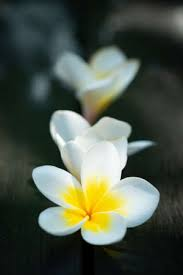
#> input picture Image and Audio Descriptors Submission/queries/frangipani.jpeg, 183 x 275 px, found by its file name; its folder holds only this picture in this run
$ jupyter execute --allow-errors image.ipynb   (shell and % lines are left out)
#> lines starting #> are read from the running program, lines starting #| are printed output that depends on the picture
#> further down, queryImage is the input picture: shape (275, 183, 3); mean B, G, R 72, 84.7, 76
[cell 1]
from google.colab import drive
drive.mount('/content/drive')

[cell 2]
main_datasets_path = '/content/drive/MyDrive/LSMADEVOIR/homework2/'

#  Flowers and Histograms – Building An Image Search Engine in Python

# The goal

# Step #1: The Descriptor – A 3D RGB Color Histogram

Our image descriptor is a 3D color histogram in the RGB color space with 8 bins per red, green, and blue channel. The best way to explain a 3D histogram is to use the conjunctive AND. This image descriptor will ask a given image how many pixels have a Red value that falls into bin #1 AND a Green value that falls into bin #2 AND how many Blue pixels falls into bin #1. This process will be repeated for each combination of bins; however, it will be done in a computationally efficient manner. When computing a 3D histogram with 8 bins, OpenCV will store the feature vector as an (8, 8, 8) array. We’ll simply flatten it and reshape it to (512,). Once it’s flattened, we can easily compare feature vectors together for similarity.

[cell 3]
import numpy as np
import cv2
import glob
import os
import pickle
import matplotlib.pyplot as plt

class RGBHistogram:
    def __init__(self, bins):
        # store the number of bins the histogram will use
        self.bins = bins

    def describe(self, image):
        # resize the image to a standard size
        image = cv2.resize(image, (300, 300))
        # compute a 3D histogram in the RGB colorspace,
        # then normalize the histogram so that images
        # with the same content, but either scaled larger
        # or smaller will have (roughly) the same histogram
        hist = cv2.calcHist([image], [0, 1, 2],
                            None, self.bins, [0, 256, 0, 256, 0, 256])
        hist = cv2.normalize(hist, hist)

        # return out 3D histogram as a flattened array
        return hist.flatten()

# Step #2: Indexing our Dataset

We’ve decided that our image descriptor is a 3D RGB histogram. The next step is to apply our image descriptor to each image in the dataset.

This simply means that we are going to loop over our 2000 image dataset, extract a 3D RGB histogram from each image, store the features in a dictionary, and write the dictionary to file.

In reality, you can make indexing as simple or complex as you want. Indexing is a task that is easily made parallel. If we had a four core machine, we could divide the work up between the four cores and speedup the indexing process.

[cell 4]
# import the necessary packages
import pickle
import glob
import os

# Data names and locations
dataset_location = main_datasets_path+"images"
index_name = "rgb_histogram_index"

# initialize the index dictionary to store our our quantifed
# images, with the 'key' of the dictionary being the image
# filename and the 'value' our computed features
# Initialize the index dictionary
index = {}

# Initialize our image descriptor
desc = RGBHistogram([8, 8, 8])

# Loop over the images in the dataset
for imagePath in glob.glob(dataset_location + os.sep + "*.jpg"):
    # Extract the unique image ID (i.e., the filename)
    k = imagePath[imagePath.rfind(os.sep) + 1:]
    # Load the image, describe it using our RGB histogram
    # descriptor, and update the index
    image = cv2.imread(imagePath)
    features = desc.describe(image)
    index[k] = features

# Write the index to disk
outputFile = open(index_name + ".pkl", "wb")
pickle.dump(index, outputFile)
outputFile.close()
print("Done...indexed %d images" % (len(index)))
print("done...indexed %d images" % (len(index)))

# Step #3: The Search

We now have our index sitting on disk, ready to be searched.

The problem is, we need some code to perform the actual search. How are we going to compare two feature vectors and how are we going to determine how similar they are?

This question is better addressed first with some code, then I’ll break it down.

[cell 5]
class Searcher:
    def __init__(self, index):
        # store our index of images
        self.index = index

    def search(self, queryFeatures):
        # initialize our dictionary of results
        results = {}
        # loop over the index
        for (k, features) in self.index.items():
            # compute the chi-squared distance between the features
            # in our index and our query features -- using the
            # chi-squared distance which is normally used in the
            # computer vision field to compare histograms
            d = self.chi2_distance(features, queryFeatures)
            # now that we have the distance between the two feature
            # vectors, we can udpate the results dictionary -- the
            # key is the current image ID in the index and the
            # value is the distance we just computed, representing
            # how 'similar' the image in the index is to our query
            results[k] = d
        # sort our results, so that the smaller distances (i.e. the
        # more relevant images are at the front of the list)
        results = sorted([(v, k) for (k, v) in results.items()])
        # return our results
        return results

    def chi2_distance(self, histA, histB, eps=1e-10):
        # compute the chi-squared distance
        d = 0.5 * np.sum([((a - b) ** 2) / (a + b + eps)
                          for (a, b) in zip(histA, histB)])
        # return the chi-squared distance
        return d

# Step #4: Performing a Search

Finally. We are closing in on a functioning image search engine.

This code creates an image collage to display the results of an image search, resizing and organizing the images to present them in a concise and visually clear manner.

The code dynamically calculates the number of rows and columns needed based on the number of images to display (up to a maximum of 10).
It resizes each image to fit the size of a cell in the collage.
The images are placed in the collage based on their position in the list of results.
The images are displayed in a linear order, meaning the first images appear in the top-left and subsequent ones are added from left to right, top to bottom.
The final collage displays up to 10 images, organized neatly in a single visualization, facilitating examination and comparison of the search results.

#> (a cell that did not finish here is left out)

External Queries

As of right now, I’ve only shown you how to perform a search using images that are already in your index. But clearly, this is not how all image search engines work. Google allows you to upload an image of your own. Why can’t we? Let’s see how we can perform a search using an image that we haven’t already indexed:

there are nevertheless some failures.

[cell 7]
import os

# Chemin d'accès au dossier des requêtes
queries_folder = main_datasets_path + "queries"

# Récupérer la liste des fichiers dans le dossier des requêtes
query_images = os.listdir(queries_folder)

# Boucler sur chaque image de requête
#> (the rest of this cell did not finish here and is left out)

#> in describe, `image = cv2.resize(image, (300, 300))`:
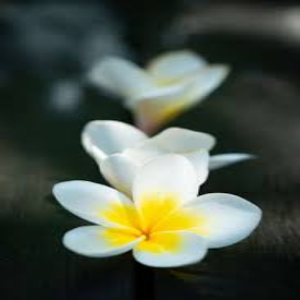
#> image: shape (300, 300, 3); mean of channels 0, 1, 2 71.9, 84.6, 75.9; drawn as B, G, R
#> `queryFeatures = desc.describe(queryImage)`: queryFeatures = 512 values, max 0.831 at index 0, min 0 at index 2, mean 0.00524

    # Charger l'index et effectuer la recherche
    file = open(index_name + ".pkl", 'rb')
    index = pickle.load(file)
    searcher = Searcher(index)
    results = searcher.search(queryFeatures)
#> after the loop in search, `for (k, features) in self.index.items():`: results = 0 items
#> in search, `results = sorted([(v, k) for (k, v) in results.items()])`: results = []
#> `num_images = min(len(results), 10)  # Afficher jusqu'à 10 résultats`: num_images = 0

    # Initialiser le montage pour afficher les résultats
    num_images = min(len(results), 10)  # Afficher jusqu'à 10 résultats
    num_cols = 5  # Nombre de colonnes pour chaque montage
    num_rows = (num_images + num_cols - 1) // num_cols  # Calculer le nombre de lignes nécessaires

    # Calculer la largeur et la hauteur de chaque cellule de montage en fonction des dimensions de la première image
    first_image_path = os.path.join(dataset_location, results[0][1])
    first_image = cv2.imread(first_image_path)
    cell_height, cell_width, _ = first_image.shape

    # Initialiser le tableau montage
    montage = np.zeros((cell_height * num_rows, cell_width * num_cols, 3), dtype="uint8")

    # Boucler sur les résultats pour créer le montage
    for i in range(num_images):
        (score, imageName) = results[i]
        path = os.path.join(dataset_location, imageName)
        result = cv2.imread(path)

        row = i // num_cols
        col = i % num_cols

        start_y = row * cell_height
        end_y = start_y + cell_height
        start_x = col * cell_width
        end_x = start_x + cell_width

        result = cv2.resize(result, (cell_width, cell_height))

        montage[start_y:end_y, start_x:end_x] = result

    # Afficher le montage
    plt.figure()
    plt.imshow(cv2.cvtColor(montage, cv2.COLOR_BGR2RGB))  # Convertir BGR en RGB pour l'affichage
    plt.title("Top Results Montage")
    plt.axis("off")
    plt.show()


$ run again, on Image and Audio Descriptors Submission/queries/ipomea.jpeg
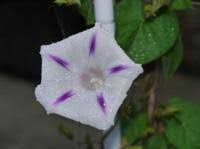
#> input picture Image and Audio Descriptors Submission/queries/ipomea.jpeg, 200 x 149 px, found by its file name
#> queryImage is the input picture: shape (149, 200, 3); mean B, G, R 71.1, 81.1, 74
#> in describe, `image = cv2.resize(image, (300, 300))`:
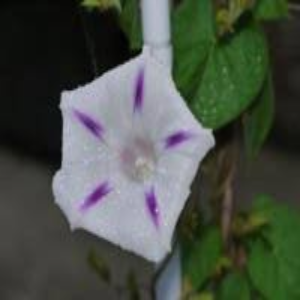
#> image: shape (300, 300, 3); mean of channels 0, 1, 2 71, 81, 73.9; drawn as B, G, R
#> queryFeatures = 512 values, max 0.632 at index 0, min 0 at index 2, mean 0.00629
#> after the loop in search, `for (k, features) in self.index.items():`: results = 0 items
#> in search, `results = sorted([(v, k) for (k, v) in results.items()])`: results = []
#> num_images = 0

$ run again, on Image and Audio Descriptors Submission/queries/nymphea.jpeg
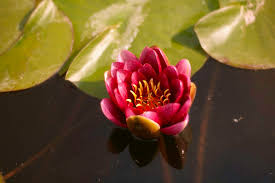
#> input picture Image and Audio Descriptors Submission/queries/nymphea.jpeg, 275 x 183 px, found by its file name
#> queryImage is the input picture: shape (183, 275, 3); mean B, G, R 45.4, 83.2, 111.2
#> in describe, `image = cv2.resize(image, (300, 300))`:
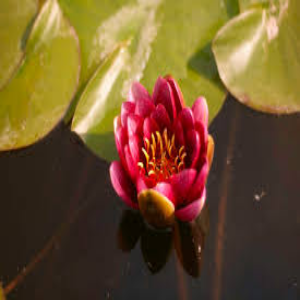
#> image: shape (300, 300, 3); mean of channels 0, 1, 2 45.3, 83.1, 111.1; drawn as B, G, R
#> queryFeatures = 512 values, max 0.725 at index 73, min 0 at index 16, mean 0.00691
#> after the loop in search, `for (k, features) in self.index.items():`: results = 0 items
#> in search, `results = sorted([(v, k) for (k, v) in results.items()])`: results = []
#> num_images = 0

$ run again, on Image and Audio Descriptors Submission/queries/passiflore.jpeg
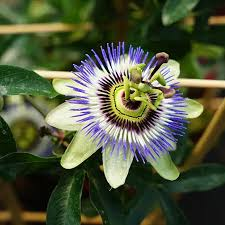
#> input picture Image and Audio Descriptors Submission/queries/passiflore.jpeg, 225 x 225 px, found by its file name
#> queryImage is the input picture: shape (225, 225, 3); mean B, G, R 60.8, 86.9, 79.9
#> in describe, `image = cv2.resize(image, (300, 300))`:
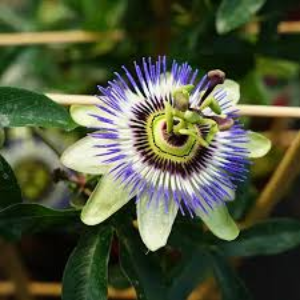
#> image: shape (300, 300, 3); mean of channels 0, 1, 2 60.7, 86.8, 79.7; drawn as B, G, R
#> queryFeatures = 512 values, max 0.771 at index 0, min 0 at index 3, mean 0.00737
#> after the loop in search, `for (k, features) in self.index.items():`: results = 0 items
#> in search, `results = sorted([(v, k) for (k, v) in results.items()])`: results = []
#> num_images = 0
